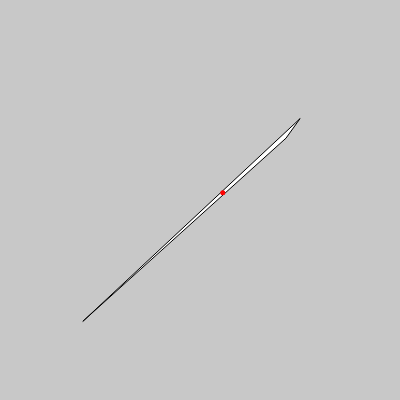
Frame 1 (no input)
Frame 60 (no input): identical to frame 1, image omitted
Frame 120 (the mouse pressed at the canvas centre since frame 60): identical to frame 1, image omitted

The p5.js sketch that drew this single still picture (run headless with seeded random() and noise() and a simulated clock; from frame 60 on, the mouse is pressed at the canvas centre):

// p5.js sketch
// ── sketch.js
function setup() {
  createCanvas(400, 400);
  mouseClicked();
}

function draw() {
}


function mid(a1, a2, a3){
  return((a1 + a2 + a3) / 3);
}
function mouseClicked(){
  background(200,200,200)
  fill(255,255,255);
  stroke('black');
  strokeWeight(1);
  x1= random(400);
  x2= random(400);
  x3= random(400); 
  y1= random(400);
  y2= random(400);
  y3= random(400);
  triangle(x1,y1,x2,y2,x3,y3);
  stroke('red');
  strokeWeight(5);
  fill(200,0,0);
  point(mid(x1,x2,x3),mid(y1,y2,y3));
}
